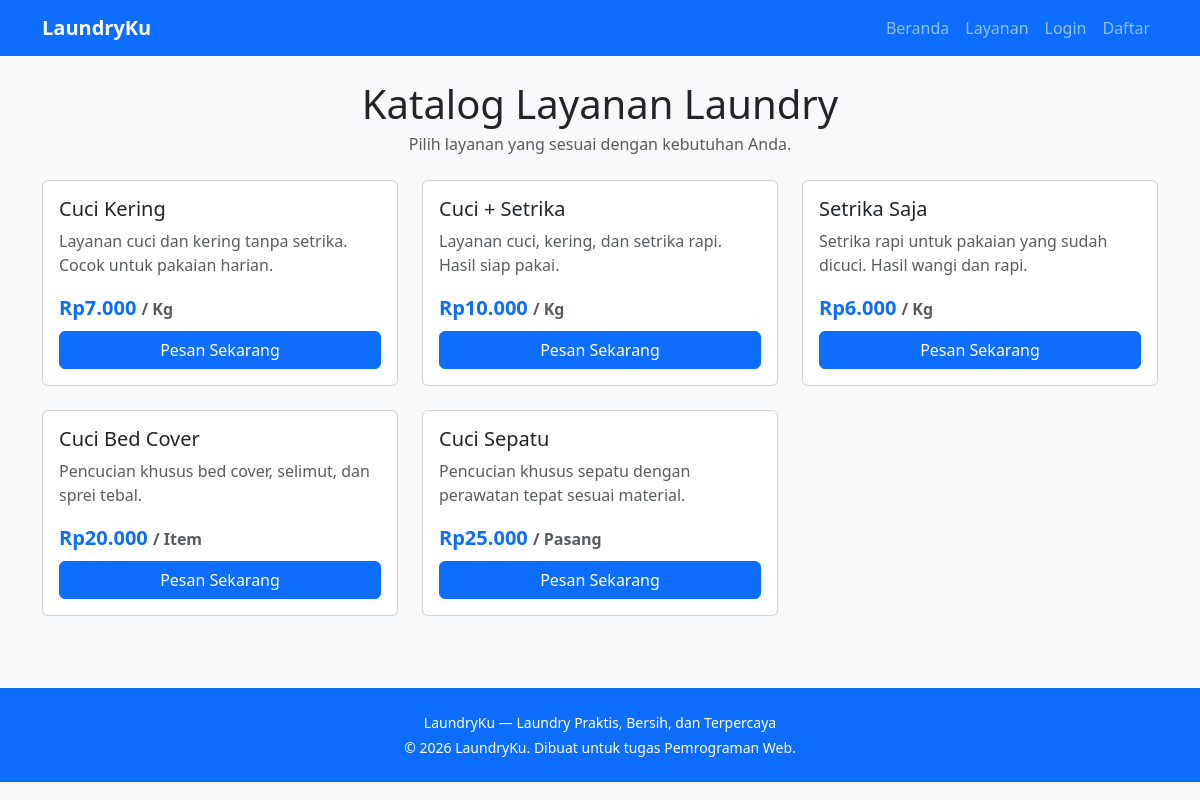
/layanan.php, run on the app's committed database.
### tables this page shows
CREATE TABLE IF NOT EXISTS services (
  id INT AUTO_INCREMENT PRIMARY KEY,
  name VARCHAR(100) NOT NULL,
  description TEXT NOT NULL,
  price DECIMAL(10,2) NOT NULL DEFAULT 0.00,
  unit VARCHAR(20) NOT NULL DEFAULT 'Kg',
  is_active BOOLEAN NOT NULL DEFAULT TRUE,
  created_at TIMESTAMP NOT NULL DEFAULT CURRENT_TIMESTAMP
);

### fungsi.php (called while the page is built, shortened)
<?php
function e($teks) {
    return htmlspecialchars((string)$teks, ENT_QUOTES, "UTF-8");
}
function rupiah($angka) {
    return "Rp" . number_format((float)$angka, 0, ",", ".");
}
function ambil_semua($koneksi, $sql, $tipe = "", ...$param) {
    $stmt = $koneksi->prepare($sql);
    $stmt->execute();
    $data = $stmt->get_result()->fetch_all(MYSQLI_ASSOC);
    return $data;
}
?>

### layanan.php (the view, shortened to what this page needs)
<?php
include "fungsi.php";
include "koneksi.php";
$layanan = ambil_semua($koneksi, "SELECT * FROM services WHERE is_active = 1 ORDER BY id");
include "header.php";
?>
<h1 class="text-center mb-1">Katalog Layanan Laundry</h1>
<p class="text-center text-muted mb-4">Pilih layanan yang sesuai dengan kebutuhan Anda.</p>
<div class="row">
    <?php foreach ($layanan as $s) { ?>
    <div class="col-md-4 mb-4">
        <div class="card kartu-layanan h-100">
            <div class="card-body d-flex flex-column">
                <h5 class="card-title"><?php echo e($s["name"]); ?></h5>
                <p class="card-text text-muted flex-grow-1"><?php echo e($s["description"]); ?></p>
                <p class="fw-bold text-primary fs-5 mb-2"><?php echo rupiah($s["price"]); ?> <small class="text-muted fs-6">/ <?php echo e($s["unit"]); ?></small></p>
                <?php if (isset($_SESSION["role"]) && $_SESSION["role"] === "admin") { ?>
                    <span class="text-muted small">Login sebagai admin</span>
                <?php } elseif (isset($_SESSION["role"])) { ?>
                    <a href="<?php echo BASE; ?>/customer/pesan.php?service=<?php echo (int)$s["id"]; ?>" class="btn btn-primary">Pesan Sekarang</a>
                <?php } else { ?>
                    <a href="<?php echo BASE; ?>/login.php" class="btn btn-primary">Pesan Sekarang</a>
                <?php } ?>
            </div>
        </div>
    </div>
    <?php } ?>
</div>
<?php include "footer.php"; ?>

### assets/css/style.css (style rules this page uses)
.kartu-layanan { transition: transform 0.2s ease, box-shadow 0.2s ease; }

### data on the page
services: name "Cuci Kering", description "Layanan cuci dan kering tanpa setrika. Cocok untuk pakaian harian.", price "Rp7.000", unit "Kg"
services: name "Cuci + Setrika", description "Layanan cuci, kering, dan setrika rapi. Hasil siap pakai.", price "Rp10.000", unit "Kg"
services: name "Setrika Saja", description "Setrika rapi untuk pakaian yang sudah dicuci. Hasil wangi dan rapi.", price "Rp6.000", unit "Kg"
services: name "Cuci Bed Cover", description "Pencucian khusus bed cover, selimut, dan sprei tebal.", price "Rp20.000", unit "Item"
services: name "Cuci Sepatu", description "Pencucian khusus sepatu dengan perawatan tepat sesuai material.", price "Rp25.000", unit "Pasang"
